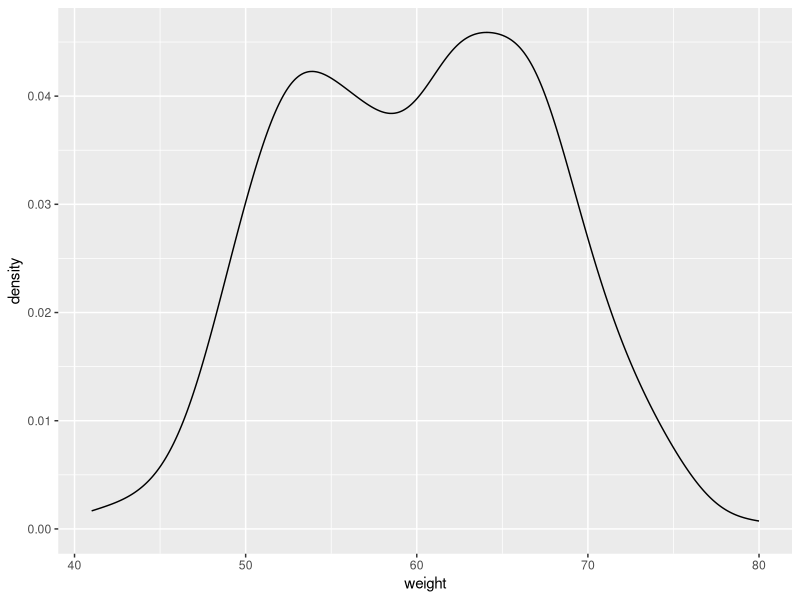
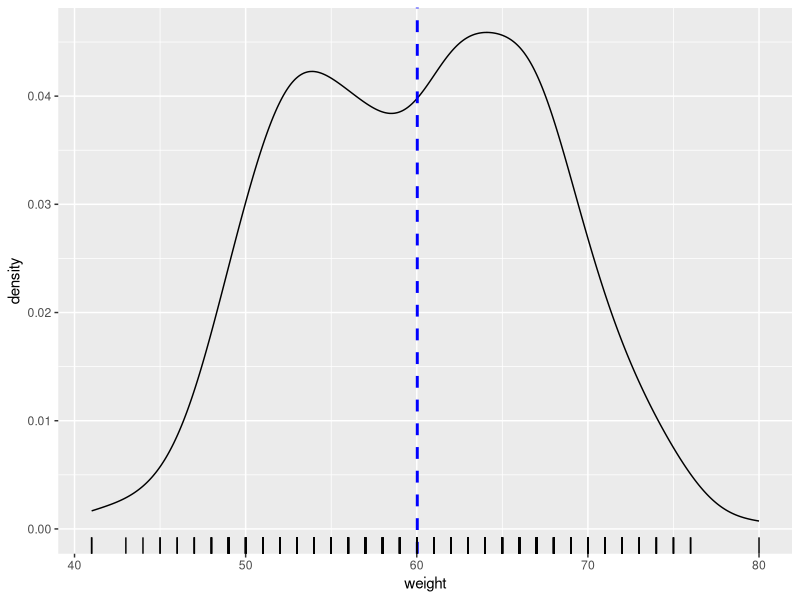
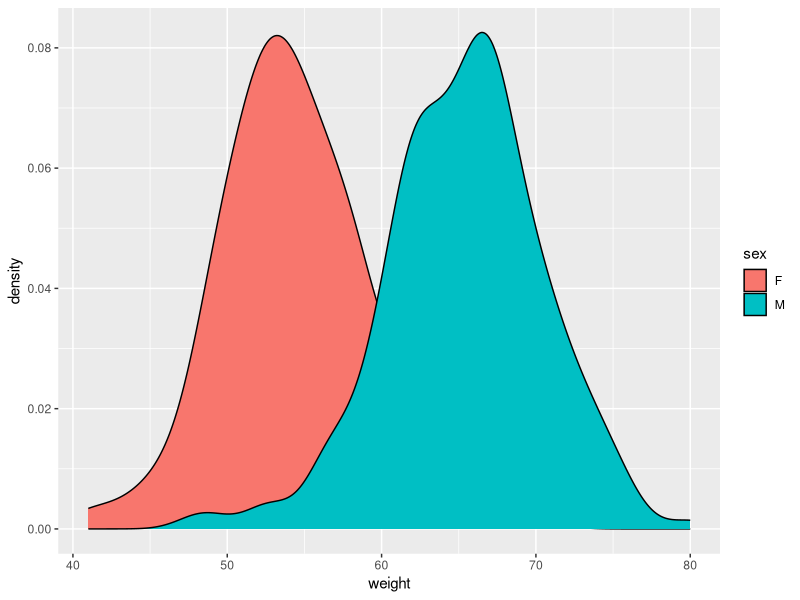
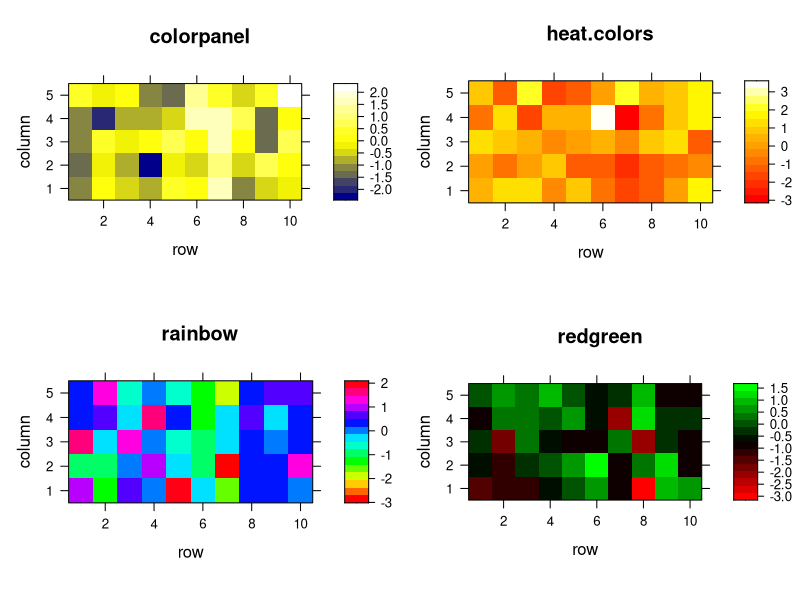
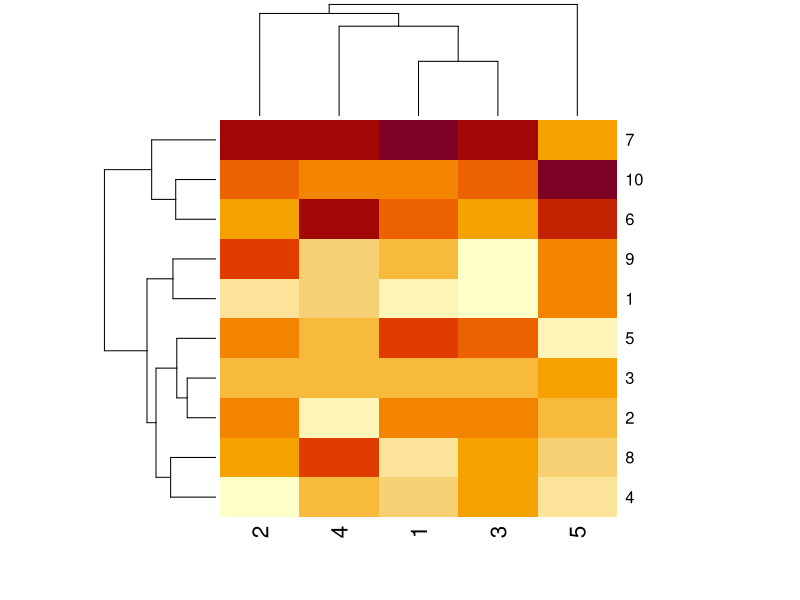

The R source for these figures, in order:
set.seed(1234)
df <- data.frame(
  sex=factor(rep(c("F", "M"), each=200)),
  weight=round(c(rnorm(200, mean=55, sd=5),
                 rnorm(200, mean=65, sd=5)))
)

View(df)

library(ggplot2)

p <- ggplot(df, aes(x=weight)) + 
  geom_density()
p

p+ geom_vline(aes(xintercept=mean(weight)),
              color="blue", linetype="dashed", size=1) + geom_rug()





library(plyr)
mu <- ddply(df, "sex", summarise, grp.mean=mean(weight))

ggplot(df, aes(x=weight, fill=sex)) +
  geom_density()



library(lattice)
library(gplots)
# generamos 4 matrices de 5x10, cada una: 
y <- lapply(1:4, function(x) matrix(rnorm(50), 10, 5))
## Generaremos 4 variantes de mapas de calor:  
x1 <- levelplot(y[[1]], col.regions=colorpanel(40, "darkblue", "yellow", "white"), main="colorpanel")
x2 <- levelplot(y[[2]], col.regions=heat.colors(75), main="heat.colors")
x3 <- levelplot(y[[3]], col.regions=rainbow(75), main="rainbow")
x4 <- levelplot(y[[4]], col.regions=redgreen(75), main="redgreen")
print(x1, split=c(1,1,2,2))
print(x2, split=c(2,1,2,2), newpage=FALSE)
print(x3, split=c(1,2,2,2), newpage=FALSE)
print(x4, split=c(2,2,2,2), newpage=FALSE) 
y
heatmap(y[[1]], scale = "column")
